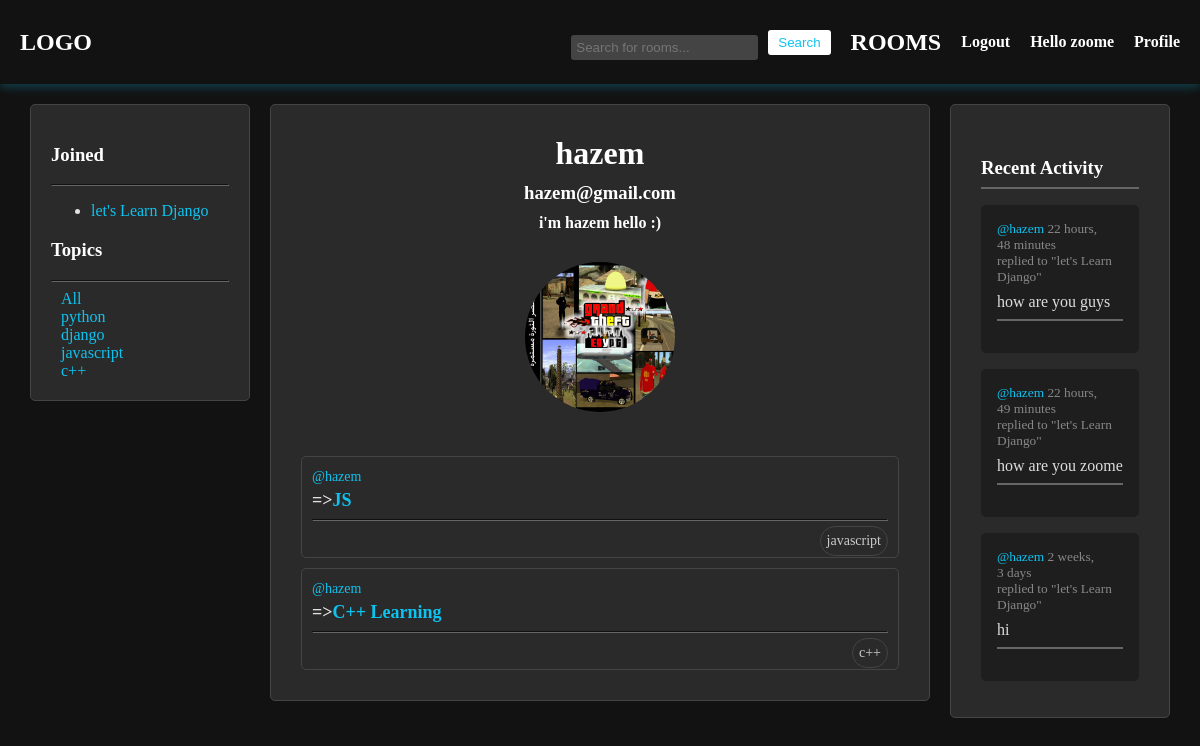
Page /profile/2 (signed in) on the committed database.
### app/models.py (models this page shows, shortened)
class User(AbstractUser):
    name = models.CharField(max_length=200, null=True)
    email = models.EmailField(unique=True)
    bio = models.TextField(null=True)
    avatar = models.ImageField(default="profile.png")
    USERNAME_FIELD = 'username'
    REQUIRED_FIELDS = []

class Room(models.Model):
    host = models.ForeignKey(User, on_delete=models.SET_NULL, null=True)
    topic = models.ForeignKey(Topic, on_delete=models.SET_NULL, null=True)
    name = models.CharField(max_length=200)
    description = models.TextField(null=True)
    participants = models.ManyToManyField(User, related_name="participants", blank=True)
    created = models.DateTimeField(auto_now_add=True)
    updated = models.DateTimeField(auto_now=True)
    class Meta:
        ordering = ['-updated', '-created']
    def __str__(self):
        return self.name

class Topic(models.Model):
    name = models.CharField(max_length=200)

class Message(models.Model):
    user = models.ForeignKey(User, on_delete=models.CASCADE)
    room = models.ForeignKey(Room, on_delete=models.CASCADE)
    body = models.TextField()
    created = models.DateTimeField(auto_now_add=True)
    updated = models.DateTimeField(auto_now=True)
    class Meta:
        ordering = ['-updated', '-created']

### app/views.py (the view)
# urls.py: path('profile/<int:id>', views.userprofile),
def userprofile(request, id):
    user = User.objects.get(id=id)
    rooms = user.room_set.all()
    room_message = user.message_set.all()
    topics = Topic.objects.all()
    contact = Room.objects.all()
    participants = []
    for room in contact:
        for participant in room.participants.all():
            if str(participant) == user.username:
                participants.append(room)
    return render(request, 'profile.html', {'user': user, 'rooms': rooms, 'room_messages': room_message, 'topics': topics, 'contact': contact, 'participants': participants})

### templates/profile.html (shortened to what this page needs)
{% extends 'main.html' %}
{% block body %}
<div class="profile-container">
    <div class="profile-section">
        <h3>Joined</h3>
        <hr>
        <ul>
            {% for participant in participants %}
                <li>
                    <a href="/room/{{participant.id}}" class="room-link">{{participant}}</a>
                </li>
            {% endfor %}
            </ul>
        {% include 'topic_component.html' %}
    </div>
    <div class="profile-section profile-header">
        <h1>{{ user.username }}</h1>
        <h3>{{ user.email }}</h3>
        <h4>{{ user.bio }}</h4>
        <img src="/static/images/{{ user.avatar }}" alt="Profile Picture">
        {% include 'feed_component.html' %}
    </div>
    <div class="profile-section">
        {% include 'activity_component.html' %}
    </div>
</div>
{% endblock body %}

### templates/main.html (shortened to what this page needs)
<!DOCTYPE html>
{% load static %}
<html lang="en">
<head>
    <link rel="stylesheet" type="text/css" media="screen" href="{% static 'styles/main.css' %}">
</head>
<body>
    <header>
        <a href="/" class="logo">LOGO</a>
        <nav>
            <form method="GET" action="/rooms" class="search-form">
                <input type="text" name="q" placeholder="Search for rooms...">
                <input type="submit" value="Search">
            </form>
            <a href="/rooms" class="logo">ROOMS</a>
            {% if request.user.is_authenticated %}
                <a href="/logout" class="nav-link">Logout</a>
                <h4 class="welcome-msg">Hello {{ request.user }}</h4>
                <a href="/profile/{{request.user.id}}" class="nav-link">Profile</a>
            {% else %}
                <a href="/login" class="nav-link">Login</a>
            {% endif %}
        </nav>
    </header>
    <main>
        {% block body %}
        {% endblock %}
    </main>
</body>
</html>

### templates/topic_component.html
<h3>Topics</h3>
<hr>
<div>
    <a href="/rooms">All</a>
</div>
{% for topic in topics %}
    <div>
        <a href="/rooms/?q={{topic.name}}">{{topic.name}}</a>
    </div>
{% endfor %}

### templates/feed_component.html (shortened to what this page needs)
<div class="room-list" style="text-align: initial;">
    {% for room in rooms %}
        <div class="room-item">
            <a href="/profile/{{room.host.id}}" class="host-link">@{{room.host.username}}</a>
            <h5 class="room-title">
                =><a href="/room/{{room.id}}" class="room-link">{{room.name}}</a>
            </h5>
            <hr>
            <small class="room-topic">{{room.topic.name}}</small>
            <br>
        </div>
    {% endfor %}
</div>

### templates/activity_component.html (shortened to what this page needs)
<div class="recent-activity">
<h3>Recent Activity</h3>
<hr>
{% for message in room_messages %}
<div>
    <small><a href="/profile/{{message.user.id}}">@{{message.user}}</a> {{message.created|timesince}} </small>
    <small>replied to "{{message.room}}"</small>
    <p>{{message.body}}</p>
    <hr>
</div>
{% endfor %}
</div>

### static/styles/main.css (style rules this page uses)
body { font-family: Arial, sans-serif; margin: 0; padding: 0; background-color: #121212; color: #E0E0E0 ; font-family: cursive; }
header { display: flex; justify-content: space-between; align-items: center; background-color: #24c4da00; color: white; padding: 10px 20px; box-shadow: 0 4px 8px #0fc3f03b; }
header .logo { font-size: 24px; font-weight: bold; color: white; text-decoration: none; }
header nav { display: flex; align-items: center; height: 4rem; }
header nav .search-form { display: flex; align-items: center; margin-right: 20px; }
header nav .search-form input[type="text"] { padding: 5px; border: none; border-radius: 3px; }
header nav .search-form input[type="submit"] { padding: 5px 10px; margin-left: 10px; border: none; background-color: white; color: #0fc3f0; cursor: pointer; border-radius: 3px; }
header nav .nav-link { color: white; text-decoration: none; font-weight: bold; margin-left: 20px; }
header nav .welcome-msg { margin-left: 20px; }
main { padding: 20px; }
div { padding: 0 10px 0 10px; }
a { color: #0fc3f0; text-decoration: none; }
.recent-activity { margin-top: 2rem; }
.recent-activity h3 { margin-bottom: 0.5rem; }
.recent-activity hr { border: 1px solid #333333; margin-bottom: 1rem; }
.recent-activity div { padding: 1rem; background-color: #1E1E1E; border-radius: 5px; margin-bottom: 1rem; }
.recent-activity small { display: block; color: #888888; }
.recent-activity a { color: #0fc3f0; }
.recent-activity p { color: #E0E0E0; margin: 0.5rem 0; }
hr { border-color: #666; }
.room-list { margin-top: 20px; }
.room-item { padding: 10px; border: 1px solid #444; border-radius: 5px; margin-bottom: 10px; background-color: #2a2a2a; }
.host-link { font-size: 14px; text-decoration: none; }
.room-title { font-size: 18px; margin: 5px 0; }
.room-link { text-decoration: none; }
.room-topic { float: right; font-size: 14px; color: #ccc; border: 1px solid #444; border-radius: 20px; margin-top: -3px; padding: 6px; background-color: #2a2a2a00; }
input[type="text"] { width: 100%; padding: 10px; border-radius: 5px; border: 1px solid #ccc; background-color: #444; color: #fff; margin-top: 10px; }
.profile-container { display: grid; grid-template-columns: 1fr 3fr 1fr; gap: 20px; }
.profile-header { background-color: #2a2a2a; padding: 20px; border-radius: 5px; border: 1px solid #444; text-align: center; }
.profile-header h1, .profile-header h3, .profile-header h4 { color: white; margin: 10px 0; }
.profile-header img { border-radius: 50%; max-width: 150px; margin: 20px 0; }
.profile-section { background-color: #2a2a2a; padding: 20px; border-radius: 5px; border: 1px solid #444; height: fit-content; }
.profile-section h3 { color: white; }
.profile-section hr { border-color: #666; }
.profile-section p { color: #ddd; font-size: 16px; }

### templates/profile.html (style rules this page uses)
.profile-container { display: grid; grid-template-columns: 1fr 3fr 1fr; }

### rows in the picture
User: user "zoome"
Room: name "let's Learn Django"
Topic: name "python"
Topic: name "django"
Topic: name "javascript"
Topic: name "c++"
User: username "hazem", email "hazem@gmail.com", bio "i'm hazem hello :)", avatar (placeholder picture)
Room: host.username "hazem", name "JS", topic.name "javascript"
Room: host.username "hazem", name "C++ Learning", topic.name "c++"
Message: user "hazem", created "22 hours, 48 minutes", room "let's Learn Django", body "how are you guys"
Message: user "hazem", created "22 hours, 49 minutes", room "let's Learn Django", body "how are you zoome"
Message: user "hazem", created "2 weeks, 3 days", room "let's Learn Django", body "hi"
